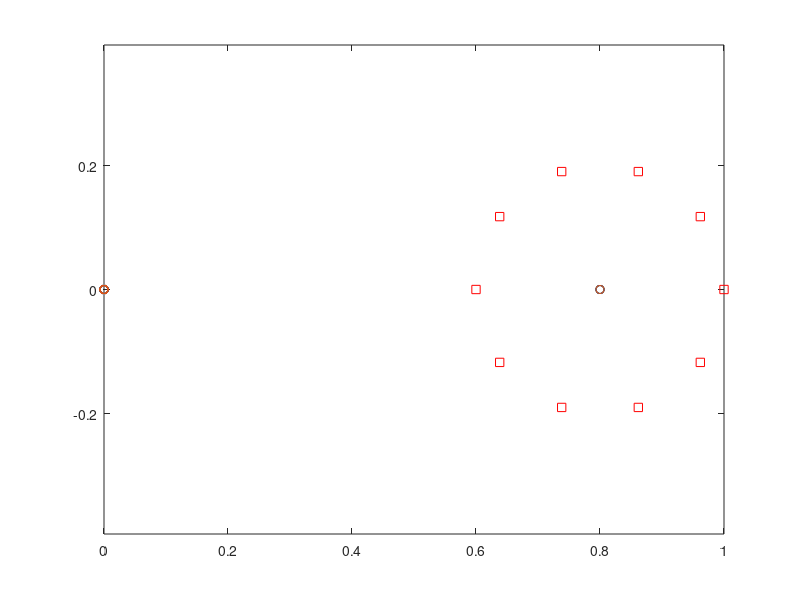

The MATLAB source for this figure:
clear all
close all

%-----------
% eigenvalues of the NxN projection matrix
% for the FTBS discretization of the convection equation
% with Dirichlet boundary conditions
%-----------

N=10;
c=0.2;

M=N-1;

P=eye(M,M);

for i=1:M-1
 P(i,i)=1-c;
 P(i+1,i)= c;
end
P(M,M)=1-c;

[U,eigen]=eig(P)
plot(real(eigen),imag(eigen),'o')
hold on
axis equal

hold on
for i=1:N
 rad = c+0.00;
 lr(i)=1-c+rad*cos(i*2*pi/N);
 li(i)=rad*sin(i*2*pi/N);
end

plot(lr,li,'rs')
